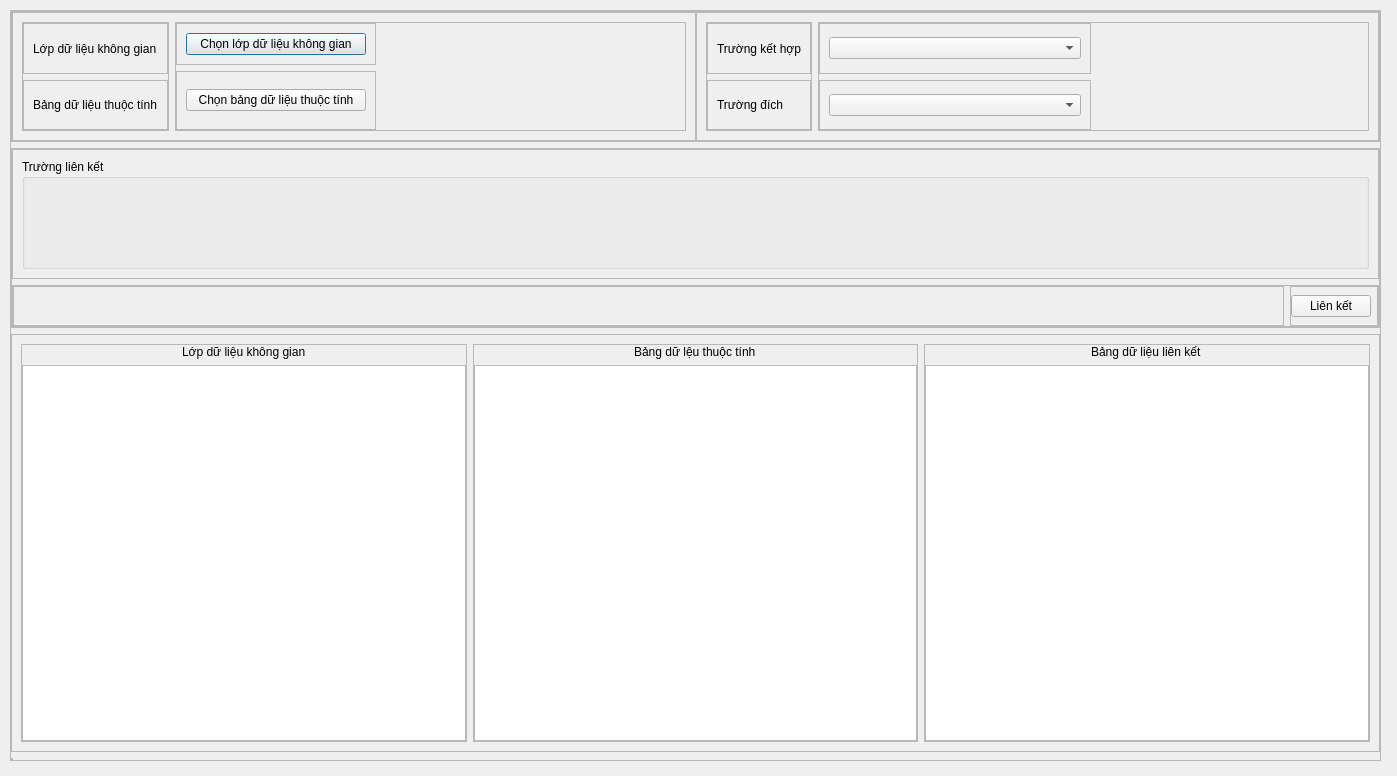
<?xml version="1.0" encoding="UTF-8"?>
<ui version="4.0">
 <class>Atribute_ConnectDialogBase</class>
 <widget class="QDialog" name="Atribute_ConnectDialogBase">
  <property name="enabled">
   <bool>true</bool>
  </property>
  <property name="geometry">
   <rect>
    <x>0</x>
    <y>0</y>
    <width>1397</width>
    <height>776</height>
   </rect>
  </property>
  <property name="windowTitle">
   <string>Atribute_Connect</string>
  </property>
  <property name="sizeGripEnabled">
   <bool>false</bool>
  </property>
  <widget class="QFrame" name="frame">
   <property name="geometry">
    <rect>
     <x>10</x>
     <y>10</y>
     <width>1371</width>
     <height>751</height>
    </rect>
   </property>
   <property name="frameShape">
    <enum>QFrame::StyledPanel</enum>
   </property>
   <property name="frameShadow">
    <enum>QFrame::Raised</enum>
   </property>
   <layout class="QVBoxLayout" name="verticalLayout_2">
    <property name="leftMargin">
     <number>0</number>
    </property>
    <property name="topMargin">
     <number>0</number>
    </property>
    <property name="rightMargin">
     <number>0</number>
    </property>
    <property name="bottomMargin">
     <number>0</number>
    </property>
    <item>
     <widget class="QFrame" name="frame_3">
      <property name="sizePolicy">
       <sizepolicy hsizetype="Preferred" vsizetype="Fixed">
        <horstretch>0</horstretch>
        <verstretch>0</verstretch>
       </sizepolicy>
      </property>
      <property name="minimumSize">
       <size>
        <width>0</width>
        <height>131</height>
       </size>
      </property>
      <property name="frameShape">
       <enum>QFrame::StyledPanel</enum>
      </property>
      <property name="frameShadow">
       <enum>QFrame::Raised</enum>
      </property>
      <layout class="QHBoxLayout" name="horizontalLayout">
       <property name="spacing">
        <number>0</number>
       </property>
       <property name="leftMargin">
        <number>0</number>
       </property>
       <property name="topMargin">
        <number>0</number>
       </property>
       <property name="rightMargin">
        <number>0</number>
       </property>
       <property name="bottomMargin">
        <number>0</number>
       </property>
       <item>
        <widget class="QFrame" name="frame_4">
         <property name="frameShape">
          <enum>QFrame::StyledPanel</enum>
         </property>
         <property name="frameShadow">
          <enum>QFrame::Raised</enum>
         </property>
         <layout class="QHBoxLayout" name="horizontalLayout_2">
          <item>
           <widget class="QFrame" name="frame_6">
            <property name="sizePolicy">
             <sizepolicy hsizetype="Fixed" vsizetype="Preferred">
              <horstretch>0</horstretch>
              <verstretch>0</verstretch>
             </sizepolicy>
            </property>
            <property name="minimumSize">
             <size>
              <width>0</width>
              <height>0</height>
             </size>
            </property>
            <property name="frameShape">
             <enum>QFrame::StyledPanel</enum>
            </property>
            <property name="frameShadow">
             <enum>QFrame::Raised</enum>
            </property>
            <layout class="QVBoxLayout" name="verticalLayout_4">
             <property name="leftMargin">
              <number>0</number>
             </property>
             <property name="topMargin">
              <number>0</number>
             </property>
             <property name="rightMargin">
              <number>0</number>
             </property>
             <property name="bottomMargin">
              <number>0</number>
             </property>
             <item>
              <widget class="QFrame" name="frame_10">
               <property name="frameShape">
                <enum>QFrame::StyledPanel</enum>
               </property>
               <property name="frameShadow">
                <enum>QFrame::Raised</enum>
               </property>
               <layout class="QVBoxLayout" name="verticalLayout_7">
                <item>
                 <widget class="QLabel" name="label">
                  <property name="text">
                   <string>Lớp dữ liệu không gian</string>
                  </property>
                 </widget>
                </item>
               </layout>
              </widget>
             </item>
             <item>
              <widget class="QFrame" name="frame_11">
               <property name="frameShape">
                <enum>QFrame::StyledPanel</enum>
               </property>
               <property name="frameShadow">
                <enum>QFrame::Raised</enum>
               </property>
               <layout class="QVBoxLayout" name="verticalLayout_8">
                <item>
                 <widget class="QLabel" name="label_2">
                  <property name="text">
                   <string>Bảng dữ liệu thuộc tính</string>
                  </property>
                 </widget>
                </item>
               </layout>
              </widget>
             </item>
            </layout>
           </widget>
          </item>
          <item>
           <widget class="QFrame" name="frame_7">
            <property name="frameShape">
             <enum>QFrame::StyledPanel</enum>
            </property>
            <property name="frameShadow">
             <enum>QFrame::Raised</enum>
            </property>
            <layout class="QVBoxLayout" name="verticalLayout_3">
             <property name="leftMargin">
              <number>0</number>
             </property>
             <property name="topMargin">
              <number>0</number>
             </property>
             <property name="rightMargin">
              <number>0</number>
             </property>
             <property name="bottomMargin">
              <number>0</number>
             </property>
             <item>
              <widget class="QFrame" name="frame_13">
               <property name="sizePolicy">
                <sizepolicy hsizetype="Fixed" vsizetype="Fixed">
                 <horstretch>0</horstretch>
                 <verstretch>0</verstretch>
                </sizepolicy>
               </property>
               <property name="minimumSize">
                <size>
                 <width>200</width>
                 <height>0</height>
                </size>
               </property>
               <property name="frameShape">
                <enum>QFrame::StyledPanel</enum>
               </property>
               <property name="frameShadow">
                <enum>QFrame::Raised</enum>
               </property>
               <layout class="QVBoxLayout" name="verticalLayout_10">
                <item>
                 <widget class="QPushButton" name="btn_ChonLopDuLieuKhongGIan">
                  <property name="sizePolicy">
                   <sizepolicy hsizetype="Minimum" vsizetype="Fixed">
                    <horstretch>0</horstretch>
                    <verstretch>0</verstretch>
                   </sizepolicy>
                  </property>
                  <property name="text">
                   <string>Chọn lớp dữ liệu không gian</string>
                  </property>
                 </widget>
                </item>
               </layout>
              </widget>
             </item>
             <item>
              <widget class="QFrame" name="frame_14">
               <property name="sizePolicy">
                <sizepolicy hsizetype="Fixed" vsizetype="Preferred">
                 <horstretch>0</horstretch>
                 <verstretch>0</verstretch>
                </sizepolicy>
               </property>
               <property name="minimumSize">
                <size>
                 <width>200</width>
                 <height>0</height>
                </size>
               </property>
               <property name="frameShape">
                <enum>QFrame::StyledPanel</enum>
               </property>
               <property name="frameShadow">
                <enum>QFrame::Raised</enum>
               </property>
               <layout class="QVBoxLayout" name="verticalLayout_9">
                <item>
                 <widget class="QPushButton" name="btn_ChonBangDuLieuThuocTinh">
                  <property name="sizePolicy">
                   <sizepolicy hsizetype="Minimum" vsizetype="Fixed">
                    <horstretch>0</horstretch>
                    <verstretch>0</verstretch>
                   </sizepolicy>
                  </property>
                  <property name="minimumSize">
                   <size>
                    <width>0</width>
                    <height>0</height>
                   </size>
                  </property>
                  <property name="text">
                   <string>Chọn bảng dữ liệu thuộc tính</string>
                  </property>
                 </widget>
                </item>
               </layout>
              </widget>
             </item>
            </layout>
           </widget>
          </item>
         </layout>
        </widget>
       </item>
       <item>
        <widget class="QFrame" name="frame_5">
         <property name="frameShape">
          <enum>QFrame::StyledPanel</enum>
         </property>
         <property name="frameShadow">
          <enum>QFrame::Raised</enum>
         </property>
         <layout class="QHBoxLayout" name="horizontalLayout_3">
          <item>
           <widget class="QFrame" name="frame_8">
            <property name="sizePolicy">
             <sizepolicy hsizetype="Fixed" vsizetype="Preferred">
              <horstretch>0</horstretch>
              <verstretch>0</verstretch>
             </sizepolicy>
            </property>
            <property name="frameShape">
             <enum>QFrame::StyledPanel</enum>
            </property>
            <property name="frameShadow">
             <enum>QFrame::Raised</enum>
            </property>
            <layout class="QVBoxLayout" name="verticalLayout_6">
             <property name="leftMargin">
              <number>0</number>
             </property>
             <property name="topMargin">
              <number>0</number>
             </property>
             <property name="rightMargin">
              <number>0</number>
             </property>
             <property name="bottomMargin">
              <number>0</number>
             </property>
             <item>
              <widget class="QFrame" name="frame_16">
               <property name="frameShape">
                <enum>QFrame::StyledPanel</enum>
               </property>
               <property name="frameShadow">
                <enum>QFrame::Raised</enum>
               </property>
               <layout class="QVBoxLayout" name="verticalLayout_11">
                <item>
                 <widget class="QLabel" name="label_3">
                  <property name="text">
                   <string>Trường kết hợp</string>
                  </property>
                 </widget>
                </item>
               </layout>
              </widget>
             </item>
             <item>
              <widget class="QFrame" name="frame_18">
               <property name="frameShape">
                <enum>QFrame::StyledPanel</enum>
               </property>
               <property name="frameShadow">
                <enum>QFrame::Raised</enum>
               </property>
               <layout class="QVBoxLayout" name="verticalLayout_12">
                <item>
                 <widget class="QLabel" name="label_4">
                  <property name="text">
                   <string>Trường đích</string>
                  </property>
                 </widget>
                </item>
               </layout>
              </widget>
             </item>
            </layout>
           </widget>
          </item>
          <item>
           <widget class="QFrame" name="frame_9">
            <property name="frameShape">
             <enum>QFrame::StyledPanel</enum>
            </property>
            <property name="frameShadow">
             <enum>QFrame::Raised</enum>
            </property>
            <layout class="QVBoxLayout" name="verticalLayout_5">
             <property name="leftMargin">
              <number>0</number>
             </property>
             <property name="topMargin">
              <number>0</number>
             </property>
             <property name="rightMargin">
              <number>0</number>
             </property>
             <property name="bottomMargin">
              <number>0</number>
             </property>
             <item>
              <widget class="QFrame" name="frame_19">
               <property name="sizePolicy">
                <sizepolicy hsizetype="Fixed" vsizetype="Preferred">
                 <horstretch>0</horstretch>
                 <verstretch>0</verstretch>
                </sizepolicy>
               </property>
               <property name="minimumSize">
                <size>
                 <width>272</width>
                 <height>0</height>
                </size>
               </property>
               <property name="frameShape">
                <enum>QFrame::StyledPanel</enum>
               </property>
               <property name="frameShadow">
                <enum>QFrame::Raised</enum>
               </property>
               <layout class="QVBoxLayout" name="verticalLayout_13">
                <item>
                 <widget class="QComboBox" name="cmb_TruongKetHop"/>
                </item>
               </layout>
              </widget>
             </item>
             <item>
              <widget class="QFrame" name="frame_20">
               <property name="sizePolicy">
                <sizepolicy hsizetype="Fixed" vsizetype="Preferred">
                 <horstretch>0</horstretch>
                 <verstretch>0</verstretch>
                </sizepolicy>
               </property>
               <property name="minimumSize">
                <size>
                 <width>272</width>
                 <height>0</height>
                </size>
               </property>
               <property name="frameShape">
                <enum>QFrame::StyledPanel</enum>
               </property>
               <property name="frameShadow">
                <enum>QFrame::Raised</enum>
               </property>
               <layout class="QVBoxLayout" name="verticalLayout_14">
                <item>
                 <widget class="QComboBox" name="cmb_TruongDich"/>
                </item>
               </layout>
              </widget>
             </item>
            </layout>
           </widget>
          </item>
         </layout>
        </widget>
       </item>
      </layout>
     </widget>
    </item>
    <item>
     <widget class="QFrame" name="frame_12">
      <property name="sizePolicy">
       <sizepolicy hsizetype="Preferred" vsizetype="Fixed">
        <horstretch>0</horstretch>
        <verstretch>0</verstretch>
       </sizepolicy>
      </property>
      <property name="minimumSize">
       <size>
        <width>0</width>
        <height>180</height>
       </size>
      </property>
      <property name="frameShape">
       <enum>QFrame::StyledPanel</enum>
      </property>
      <property name="frameShadow">
       <enum>QFrame::Raised</enum>
      </property>
      <layout class="QVBoxLayout" name="verticalLayout_15">
       <property name="leftMargin">
        <number>0</number>
       </property>
       <property name="topMargin">
        <number>0</number>
       </property>
       <property name="rightMargin">
        <number>0</number>
       </property>
       <property name="bottomMargin">
        <number>0</number>
       </property>
       <item>
        <widget class="QFrame" name="frame_17">
         <property name="frameShape">
          <enum>QFrame::StyledPanel</enum>
         </property>
         <property name="frameShadow">
          <enum>QFrame::Raised</enum>
         </property>
         <layout class="QVBoxLayout" name="verticalLayout_17">
          <item>
           <widget class="QGroupBox" name="bg_DuLieuLienKet">
            <property name="title">
             <string>Trường liên kết</string>
            </property>
           </widget>
          </item>
         </layout>
        </widget>
       </item>
       <item>
        <widget class="QFrame" name="frame_15">
         <property name="sizePolicy">
          <sizepolicy hsizetype="Preferred" vsizetype="Fixed">
           <horstretch>0</horstretch>
           <verstretch>0</verstretch>
          </sizepolicy>
         </property>
         <property name="minimumSize">
          <size>
           <width>0</width>
           <height>42</height>
          </size>
         </property>
         <property name="frameShape">
          <enum>QFrame::StyledPanel</enum>
         </property>
         <property name="frameShadow">
          <enum>QFrame::Raised</enum>
         </property>
         <layout class="QHBoxLayout" name="horizontalLayout_4">
          <property name="leftMargin">
           <number>0</number>
          </property>
          <property name="topMargin">
           <number>0</number>
          </property>
          <property name="rightMargin">
           <number>0</number>
          </property>
          <property name="bottomMargin">
           <number>0</number>
          </property>
          <item>
           <widget class="QFrame" name="frame_21">
            <property name="frameShape">
             <enum>QFrame::StyledPanel</enum>
            </property>
            <property name="frameShadow">
             <enum>QFrame::Raised</enum>
            </property>
           </widget>
          </item>
          <item>
           <widget class="QFrame" name="frame_22">
            <property name="sizePolicy">
             <sizepolicy hsizetype="Fixed" vsizetype="Preferred">
              <horstretch>0</horstretch>
              <verstretch>0</verstretch>
             </sizepolicy>
            </property>
            <property name="minimumSize">
             <size>
              <width>88</width>
              <height>0</height>
             </size>
            </property>
            <property name="frameShape">
             <enum>QFrame::StyledPanel</enum>
            </property>
            <property name="frameShadow">
             <enum>QFrame::Raised</enum>
            </property>
            <layout class="QVBoxLayout" name="verticalLayout_16">
             <property name="leftMargin">
              <number>0</number>
             </property>
             <property name="topMargin">
              <number>0</number>
             </property>
             <property name="rightMargin">
              <number>0</number>
             </property>
             <property name="bottomMargin">
              <number>0</number>
             </property>
             <item>
              <widget class="QPushButton" name="btn_LienKet">
               <property name="sizePolicy">
                <sizepolicy hsizetype="Fixed" vsizetype="Fixed">
                 <horstretch>0</horstretch>
                 <verstretch>0</verstretch>
                </sizepolicy>
               </property>
               <property name="minimumSize">
                <size>
                 <width>4</width>
                 <height>0</height>
                </size>
               </property>
               <property name="text">
                <string>Liên kết</string>
               </property>
              </widget>
             </item>
            </layout>
           </widget>
          </item>
         </layout>
        </widget>
       </item>
      </layout>
     </widget>
    </item>
    <item>
     <widget class="QFrame" name="frame_2">
      <property name="frameShape">
       <enum>QFrame::StyledPanel</enum>
      </property>
      <property name="frameShadow">
       <enum>QFrame::Raised</enum>
      </property>
      <layout class="QHBoxLayout" name="horizontalLayout_7">
       <item>
        <widget class="QFrame" name="frame_26">
         <property name="frameShape">
          <enum>QFrame::StyledPanel</enum>
         </property>
         <property name="frameShadow">
          <enum>QFrame::Raised</enum>
         </property>
         <layout class="QVBoxLayout" name="verticalLayout_18">
          <property name="leftMargin">
           <number>0</number>
          </property>
          <property name="topMargin">
           <number>0</number>
          </property>
          <property name="rightMargin">
           <number>0</number>
          </property>
          <property name="bottomMargin">
           <number>0</number>
          </property>
          <item alignment="Qt::AlignHCenter">
           <widget class="QLabel" name="label_5">
            <property name="sizePolicy">
             <sizepolicy hsizetype="Fixed" vsizetype="Preferred">
              <horstretch>0</horstretch>
              <verstretch>0</verstretch>
             </sizepolicy>
            </property>
            <property name="text">
             <string>Lớp dữ liệu không gian</string>
            </property>
           </widget>
          </item>
          <item>
           <widget class="QTableWidget" name="tb_LKG"/>
          </item>
         </layout>
        </widget>
       </item>
       <item>
        <widget class="QFrame" name="frame_27">
         <property name="sizePolicy">
          <sizepolicy hsizetype="Preferred" vsizetype="Preferred">
           <horstretch>0</horstretch>
           <verstretch>0</verstretch>
          </sizepolicy>
         </property>
         <property name="frameShape">
          <enum>QFrame::StyledPanel</enum>
         </property>
         <property name="frameShadow">
          <enum>QFrame::Raised</enum>
         </property>
         <layout class="QVBoxLayout" name="verticalLayout_19">
          <property name="leftMargin">
           <number>0</number>
          </property>
          <property name="topMargin">
           <number>0</number>
          </property>
          <property name="rightMargin">
           <number>0</number>
          </property>
          <property name="bottomMargin">
           <number>0</number>
          </property>
          <item alignment="Qt::AlignHCenter">
           <widget class="QLabel" name="label_6">
            <property name="sizePolicy">
             <sizepolicy hsizetype="Fixed" vsizetype="Preferred">
              <horstretch>0</horstretch>
              <verstretch>0</verstretch>
             </sizepolicy>
            </property>
            <property name="text">
             <string>Bảng dữ lệu thuộc tính</string>
            </property>
           </widget>
          </item>
          <item>
           <widget class="QTableWidget" name="tb_BTT"/>
          </item>
         </layout>
        </widget>
       </item>
       <item>
        <widget class="QFrame" name="frame_28">
         <property name="frameShape">
          <enum>QFrame::StyledPanel</enum>
         </property>
         <property name="frameShadow">
          <enum>QFrame::Raised</enum>
         </property>
         <layout class="QVBoxLayout" name="verticalLayout_20">
          <property name="leftMargin">
           <number>0</number>
          </property>
          <property name="topMargin">
           <number>0</number>
          </property>
          <property name="rightMargin">
           <number>0</number>
          </property>
          <property name="bottomMargin">
           <number>0</number>
          </property>
          <item alignment="Qt::AlignHCenter">
           <widget class="QLabel" name="label_7">
            <property name="sizePolicy">
             <sizepolicy hsizetype="Fixed" vsizetype="Preferred">
              <horstretch>0</horstretch>
              <verstretch>0</verstretch>
             </sizepolicy>
            </property>
            <property name="text">
             <string>Bảng dữ liệu liên kết</string>
            </property>
           </widget>
          </item>
          <item>
           <widget class="QTableWidget" name="tb_BLK"/>
          </item>
         </layout>
        </widget>
       </item>
      </layout>
     </widget>
    </item>
    <item>
     <widget class="QFrame" name="frame_23">
      <property name="sizePolicy">
       <sizepolicy hsizetype="Fixed" vsizetype="Fixed">
        <horstretch>0</horstretch>
        <verstretch>0</verstretch>
       </sizepolicy>
      </property>
      <property name="frameShape">
       <enum>QFrame::StyledPanel</enum>
      </property>
      <property name="frameShadow">
       <enum>QFrame::Raised</enum>
      </property>
      <layout class="QHBoxLayout" name="horizontalLayout_5">
       <property name="leftMargin">
        <number>0</number>
       </property>
       <property name="topMargin">
        <number>0</number>
       </property>
       <property name="rightMargin">
        <number>0</number>
       </property>
       <property name="bottomMargin">
        <number>0</number>
       </property>
      </layout>
     </widget>
    </item>
   </layout>
  </widget>
 </widget>
 <resources/>
 <connections/>
</ui>
